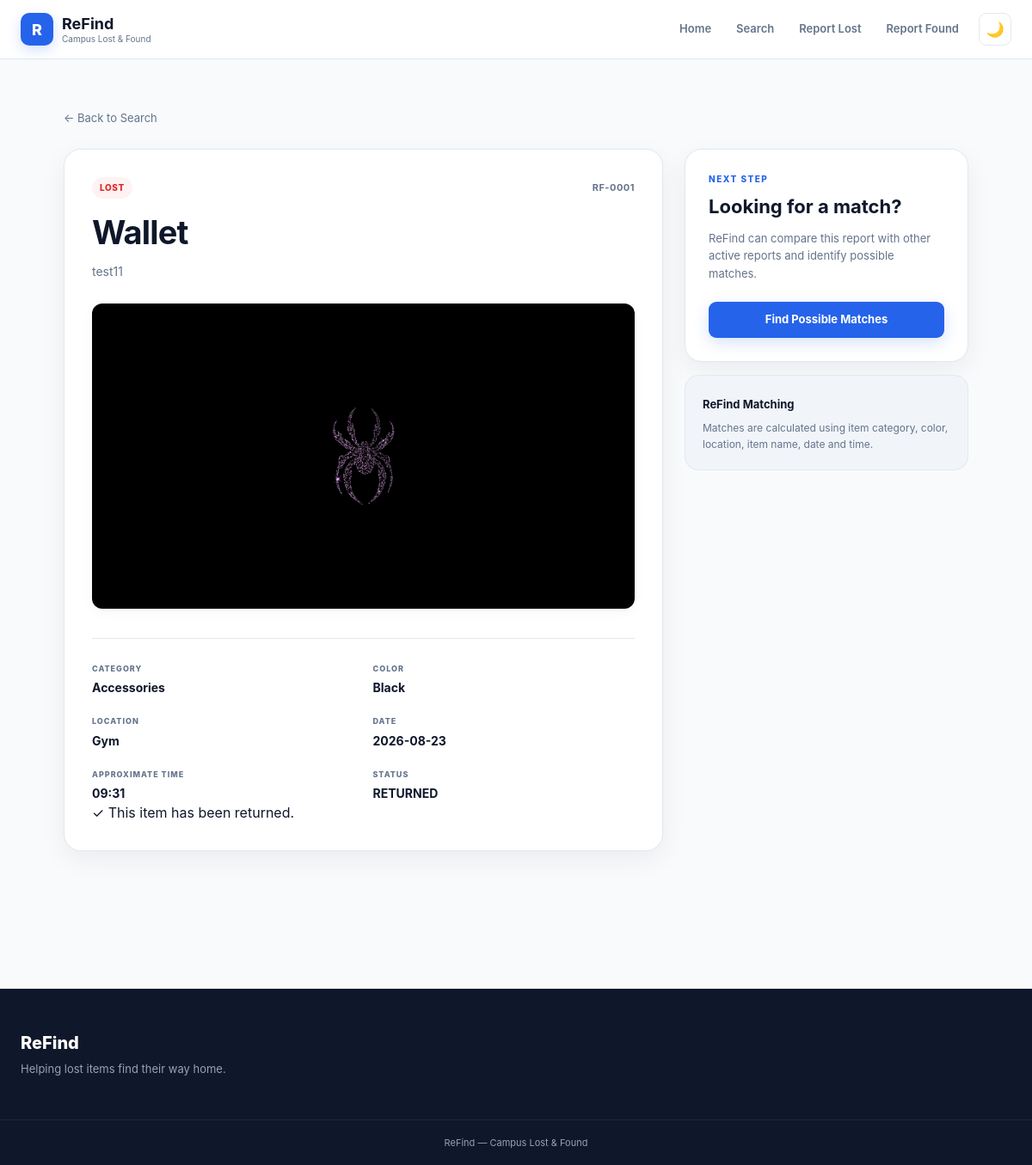
The page /report/1 on the database its author committed.
### tables this page shows
CREATE TABLE reports (
            id INTEGER PRIMARY KEY AUTOINCREMENT,
            item_name TEXT NOT NULL,
            category TEXT NOT NULL,
            color TEXT NOT NULL,
            description TEXT NOT NULL,
            location_type TEXT NOT NULL,
            location_details TEXT NOT NULL,
            date_lost TEXT NOT NULL,
            time_lost TEXT NOT NULL,
            report_type TEXT NOT NULL,
            status TEXT NOT NULL
        , image_filename TEXT);

### app.py (the view)
@app.route("/report/<int:report_id>")
def report_details(report_id):
    connection = get_db_connection()
    report = connection.execute(
        """
        SELECT *
        FROM reports
        WHERE id = ?
        """,
        (report_id,)
    ).fetchone()
    connection.close()
    if report is None:
        return "Report not found", 404
    return render_template(
        "report_details.html",
        report=report
    )

### app.py (called while the page is built)
def get_db_connection():
    connection = sqlite3.connect(DATABASE)
    connection.row_factory = sqlite3.Row
    return connection

### templates/report_details.html (shortened to what this page needs)
<!DOCTYPE html>
<html lang="en">
<head>
    <link
        rel="stylesheet"
        href="{{ url_for('static', filename='css/style.css') }}"
    >
</head>
<body>
<header class="navbar">
    <div class="nav-container">
        <a href="/" class="logo">
            <span class="logo-mark">
                R
            </span>
            <span>
                <strong>ReFind</strong>
                <small>Campus Lost & Found</small>
            </span>
        </a>
        <nav class="nav-links">
            <a href="/">
                Home
            </a>
            <a href="/search">
                Search
            </a>
            <a href="/report-lost">
                Report Lost
            </a>
            <a href="/report-found">
                Report Found
            </a>
        </nav>
    </div>
</header>
<main class="report-details-page">
    <a
        href="/search"
        class="back-link"
    >
        ← Back to Search
    </a>
    <div class="details-layout">
        <section class="details-card">
            <div class="details-top">
                <span class="status
                    {% if report['report_type'] == 'LOST' %}
                        lost
                    {% else %}
                        found
                    {% endif %}
                ">
                    {{ report["report_type"] }}
                </span>
                <span class="report-number">
                    RF-{{ "%04d"|format(report["id"]) }}
                </span>
            </div>
            <h1>
                {{ report["item_name"] }}
            </h1>
            <p class="details-description">
                {{ report["description"] }}
            </p>
            {% if report["image_filename"] %}
    <div class="report-image-container">
        <img
            src="{{ url_for(
                'static',
                filename='uploads/' + report['image_filename']
            ) }}"
            alt="Report image"
            class="report-image"
        >
    </div>
{% endif %}
            <div class="details-divider"></div>
            <div class="details-grid">
                <div class="detail-item">
                    <span>
                        CATEGORY
                    </span>
                    <strong>
                        {{ report["category"] }}
                    </strong>
                </div>
                <div class="detail-item">
                    <span>
                        COLOR
                    </span>
                    <strong>
                        {{ report["color"] }}
                    </strong>
                </div>
                <div class="detail-item">
                    <span>
                        LOCATION
                    </span>
                    <strong>
                        {{ report["location_type"] }}
                    </strong>
                </div>
                <div class="detail-item">
                    <span>
                        DATE
                    </span>
                    <strong>
                        {{ report["date_lost"] }}
                    </strong>
                </div>
                <div class="detail-item">
                    <span>
                        APPROXIMATE TIME
                    </span>
                    <strong>
                        {{ report["time_lost"] }}
                    </strong>
                </div>
                <div class="detail-item">
                    <span>
                        STATUS
                    </span>
                    <strong>
                        {{ report["status"] }}
                    </strong>
                </div>
            </div>
            {% if report["status"] == "ACTIVE" %}
    <form
        method="POST"
        action="{{ url_for('mark_returned', report_id=report['id']) }}"
    >
        <button
            type="submit"
            class="btn btn-primary"
        >
            Mark as Returned
        </button>
    </form>
{% else %}
    <p class="returned-message">
        ✓ This item has been returned.
    </p>
{% endif %}
        </section>
        <aside class="details-actions">
            <div class="action-card">
                <p class="section-label">
                    NEXT STEP
                </p>
                <h2>
                    Looking for a match?
                </h2>
                <p>
                    ReFind can compare this report with
                    other active reports and identify
                    possible matches.
                </p>
                <a
                    href="/matches/{{ report['id'] }}"
                    class="btn btn-primary details-match-button"
                >
                    Find Possible Matches
                </a>
            </div>
            <div class="info-card">
                <strong>
                    ReFind Matching
                </strong>
                <p>
                    Matches are calculated using item
                    category, color, location, item name,
                    date and time.
                </p>
            </div>
        </aside>
    </div>
</main>
<footer class="footer">
    <div class="footer-container">
        <div>
            <div class="footer-logo">
                ReFind
            </div>
            <p>
                Helping lost items find their way home.
            </p>
        </div>
    </div>
    <div class="footer-bottom">
        ReFind — Campus Lost & Found
    </div>
</footer>
</body>
</html>

### rows shown on the page
reports: report_type "LOST", id "0001", item_name "Wallet", description "test11", image_filename (picture), category "Accessories", color "Black", location_type "Gym", date_lost "2026-08-23", time_lost "09:31", status "RETURNED"
